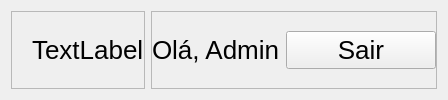
     <widget class="QWidget" name="menu" native="true">
      <property name="minimumSize">
       <size>
        <width>0</width>
        <height>75</height>
       </size>
      </property>
      <property name="styleSheet">
       <string notr="true">font-size: 26px;</string>
      </property>
      <layout class="QHBoxLayout" name="horizontalLayout">
       <item>
        <widget class="QFrame" name="layout_menu_lado_direito">
         <property name="frameShape">
          <enum>QFrame::Shape::StyledPanel</enum>
         </property>
         <property name="frameShadow">
          <enum>QFrame::Shadow::Raised</enum>
         </property>
         <layout class="QHBoxLayout" name="horizontalLayout_2">
          <property name="spacing">
           <number>0</number>
          </property>
          <property name="leftMargin">
           <number>20</number>
          </property>
          <property name="topMargin">
           <number>0</number>
          </property>
          <property name="rightMargin">
           <number>0</number>
          </property>
          <property name="bottomMargin">
           <number>0</number>
          </property>
          <item>
           <widget class="QLabel" name="img_logo">
            <property name="text">
             <string>TextLabel</string>
            </property>
           </widget>
          </item>
         </layout>
        </widget>
       </item>
       <item alignment="Qt::AlignmentFlag::AlignRight">
        <widget class="QFrame" name="laout_menu_lado_esquerdo">
         <property name="frameShape">
          <enum>QFrame::Shape::StyledPanel</enum>
         </property>
         <property name="frameShadow">
          <enum>QFrame::Shadow::Raised</enum>
         </property>
         <layout class="QHBoxLayout" name="horizontalLayout_3">
          <property name="leftMargin">
           <number>0</number>
          </property>
          <property name="topMargin">
           <number>0</number>
          </property>
          <property name="rightMargin">
           <number>0</number>
          </property>
          <property name="bottomMargin">
           <number>0</number>
          </property>
          <item>
           <widget class="QLabel" name="txt_ola_user">
            <property name="text">
             <string>Olá, Admin</string>
            </property>
           </widget>
          </item>
          <item>
           <widget class="QPushButton" name="btn_sair">
            <property name="minimumSize">
             <size>
              <width>150</width>
              <height>25</height>
             </size>
            </property>
            <property name="text">
             <string>Sair</string>
            </property>
           </widget>
          </item>
         </layout>
        </widget>
       </item>
      </layout>
     </widget>
